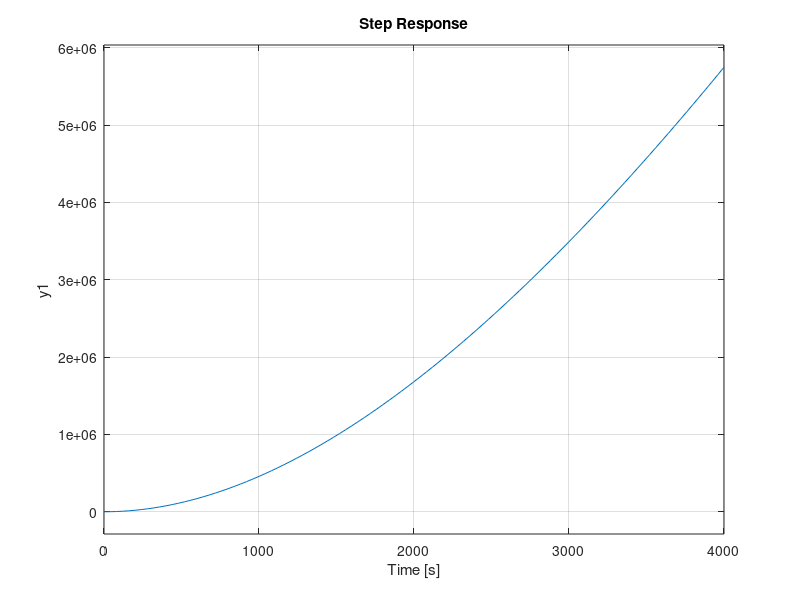

Recreate this plot in MATLAB.
function test_models

A = [0  1
     0  -0.271e-3];
B = [0
      1];
C = [1 0];
D = 0;
mymodel = ss(A,B,C,D);

step(mymodel, 4000)

end